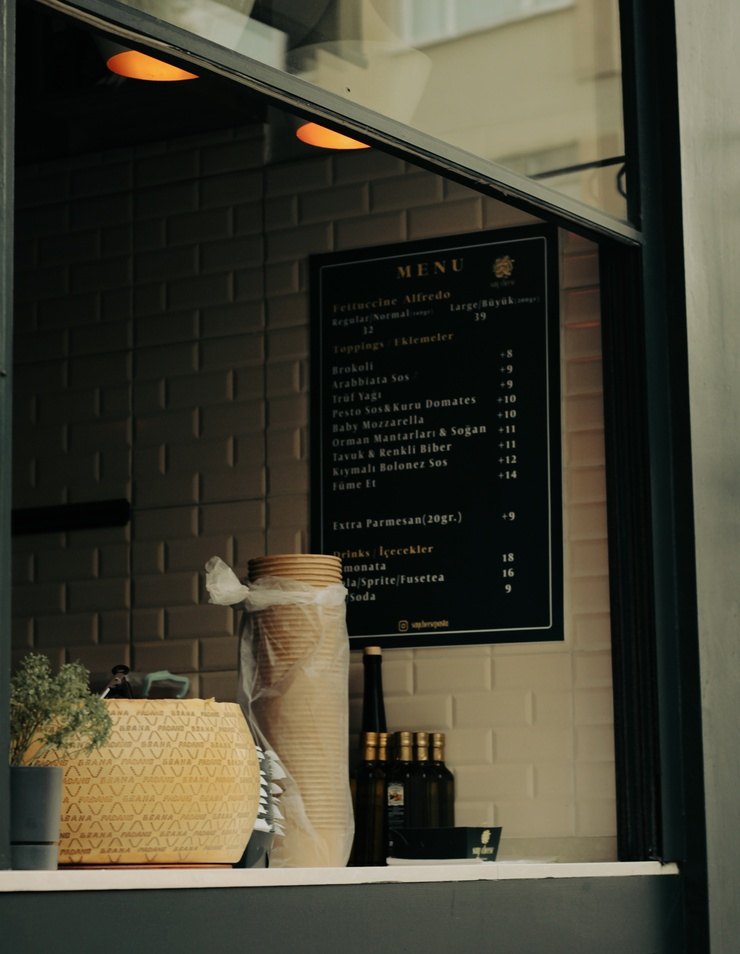
#> input picture open-cv/photos/menu.jpg, 740 x 954 px, shrunk from 3924 x 5063 before the run
$ python contour.py
#> lines starting #> are read from the running program, lines starting #| are printed output that depends on the picture; after the words box and inside, x2 and y2 are one past the last pixel; in counts of white or black regions, pixels touching at a corner belong together
import cv2 as cv
import numpy as np


img = cv.imread('./photos/menu.jpg')
#> img is the input picture: shape (954, 740, 3); mean B, G, R 49.9, 64, 66.5

gray = cv.cvtColor(img, cv.COLOR_RGB2GRAY)
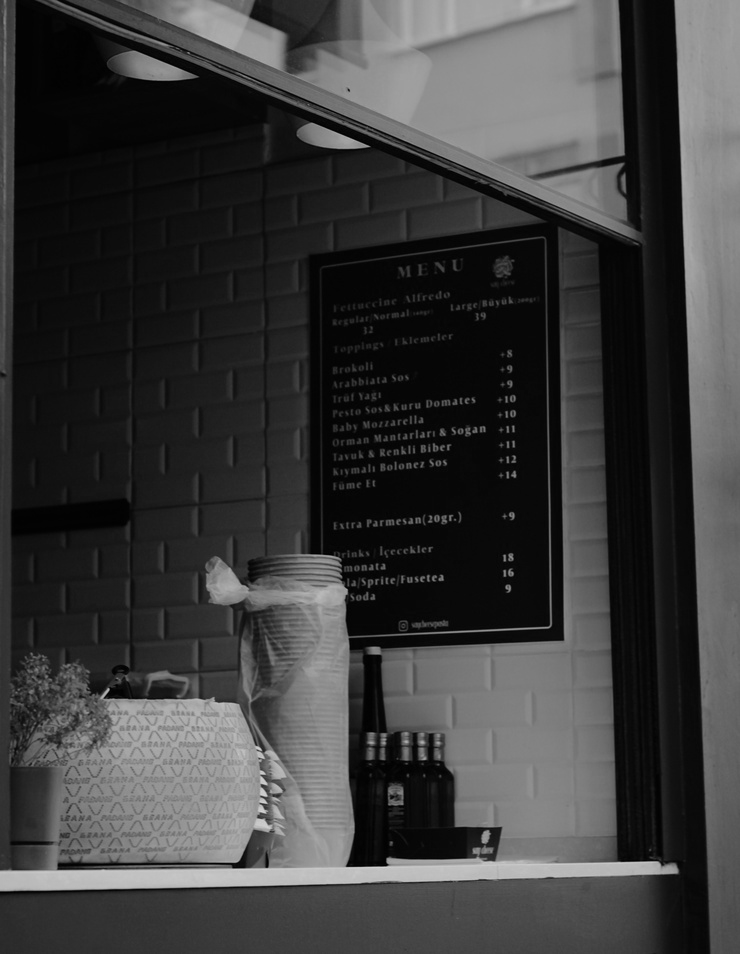
#> gray: shape (954, 740); min 0, max 216, mean 60

blank = np.zeros(img.shape, dtype='uint8')

ret, tresh = cv.threshold(gray,50,255,cv.THRESH_BINARY)
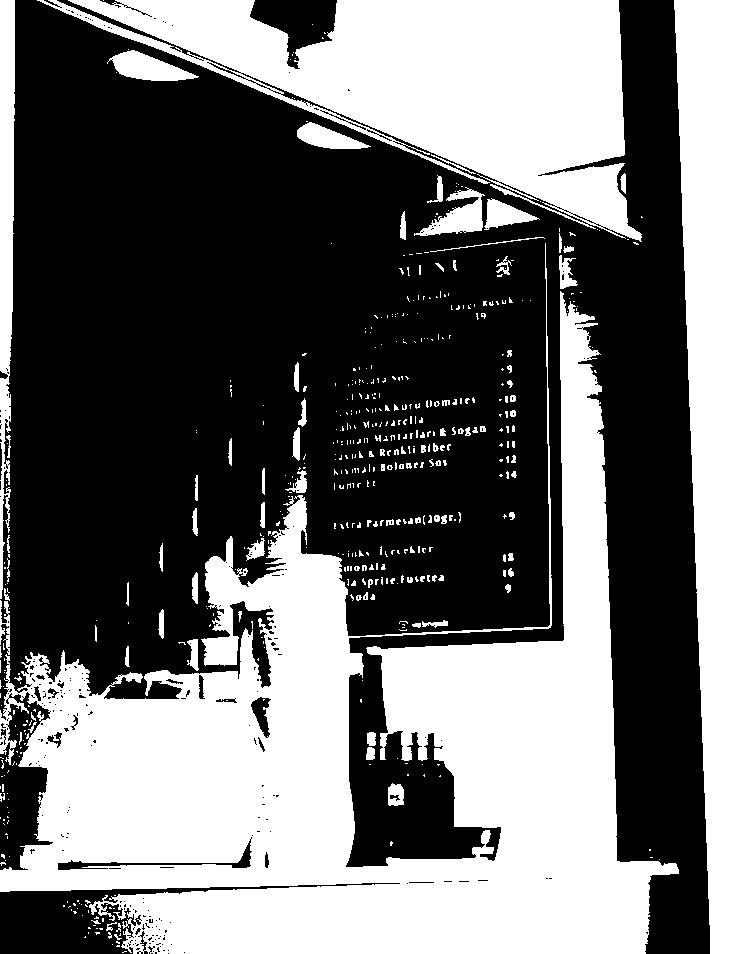
#> tresh: shape (954, 740); 43.9% white; 554 white regions (439 under 20 px)

cv.imshow('img' , tresh)

contours, hierachies = cv.findContours(tresh, cv.RETR_LIST,cv.CHAIN_APPROX_SIMPLE)
#> contours = 948 contours, 854 with area under 20; largest, box (x1, y1, x2, y2) and area: (0, 243, 679, 954) 178456, (37, 0, 642, 242) 63526, (674, 0, 740, 954) 44461, (0, 0, 15, 599) 5608, (107, 50, 199, 81) 1460
print(len(contours))
#| 948

#dibujando un contorno en un lienzo blanco
cv.drawContours(blank,contours,-1,(0,255,0),1 )
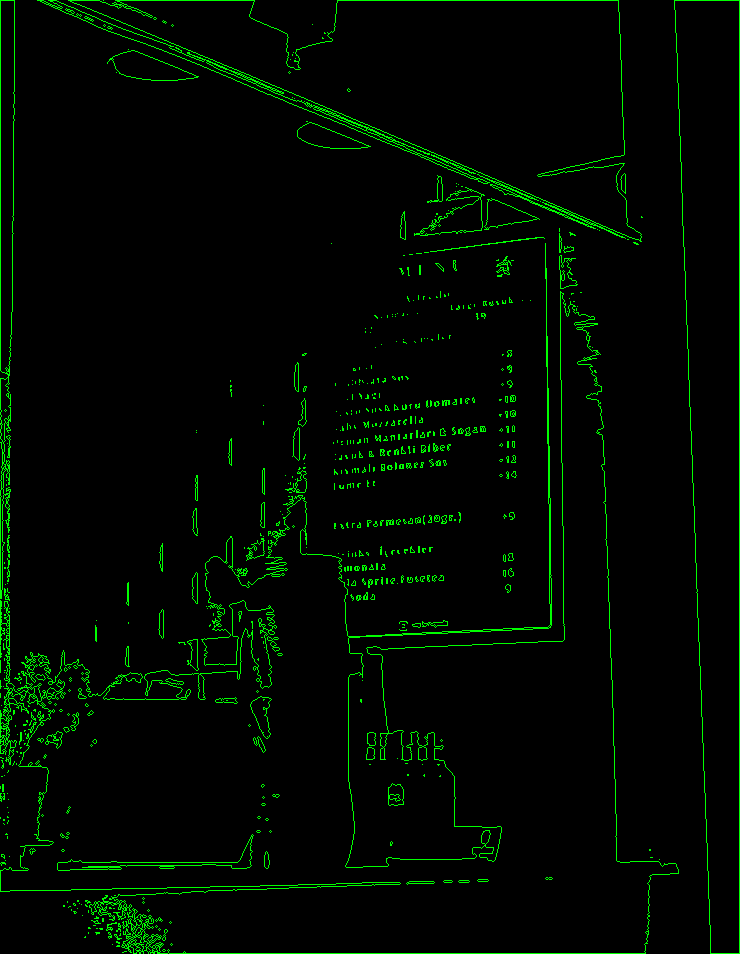
#> blank: shape (954, 740, 3); mean of channels 0, 1, 2 0, 8.9, 0; drawn as B, G, R
cv.imshow('blank', blank)

cv.waitKey(0)
